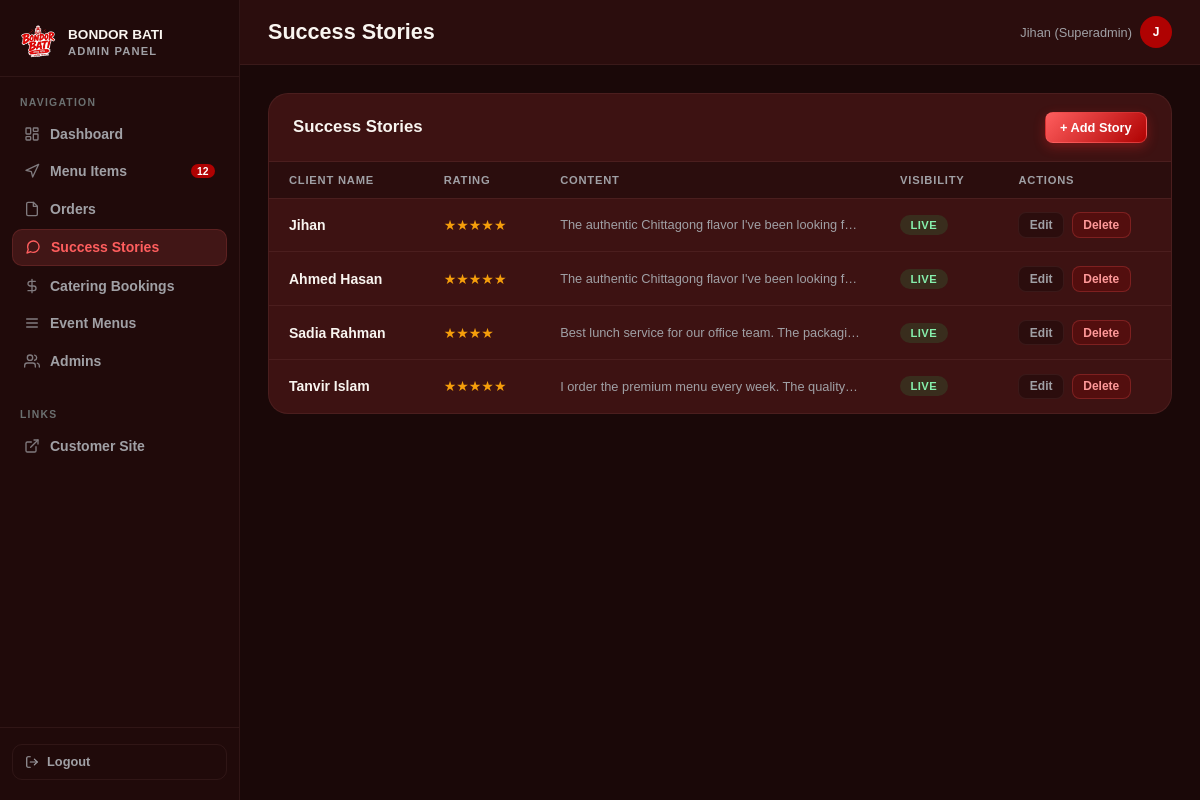
/admin/index.php?page=testimonials (signed in), run on the app's committed database.
### tables this page shows
CREATE TABLE `success_stories` (
  `id` bigint(20) unsigned NOT NULL AUTO_INCREMENT,
  `client_name` varchar(100) NOT NULL,
  `rating` tinyint(3) unsigned NOT NULL DEFAULT 5,
  `content` varchar(1000) NOT NULL,
  `is_visible` tinyint(1) NOT NULL DEFAULT 1,
  `created_at` timestamp NOT NULL DEFAULT current_timestamp(),
  `updated_at` timestamp NOT NULL DEFAULT current_timestamp() ON UPDATE current_timestamp(),
  PRIMARY KEY (`id`)
);

### admin/index.php (called while the page is built, shortened)
<?php
require dirname(__DIR__) . '/bootstrap.php';
(new \App\Controllers\AdminController())->handleRequest();

### bootstrap.php (called while the page is built, shortened)
<?php
spl_autoload_register(static function (string $class): void {
    $prefix = 'App\\';
    $relative = substr($class, strlen($prefix));
    $path = __DIR__ . '/src/' . str_replace('\\', '/', $relative) . '.php';
});
if (!function_exists('e')) {
    function e(mixed $value): string
    {
        return htmlspecialchars((string) $value, ENT_QUOTES | ENT_SUBSTITUTE, 'UTF-8');
    }
}

### src/Infrastructure/Persistence/MySQL/PdoAdminRepository.php (called while the page is built, shortened)
<?php
final readonly class PdoAdminRepository
{
    public function allSuccessStories(): array
    {
        $statement = $this->pdo->query(
            'SELECT id, client_name, rating, content, is_visible, created_at, updated_at
             FROM success_stories
             ORDER BY created_at DESC'
        );
        return $statement->fetchAll();
    }
}

### views/admin/testimonials.php (the view, shortened to what this page needs)
<div class="table-wrap">
    <div class="table-header">
        <h2>Success Stories</h2>
        <button class="btn btn-primary" id="addStoryBtn">+ Add Story</button>
    </div>
    <div class="table-scroll">
    <?php if (empty($successStories)): ?>
        <div class="empty-state"><div class="empty-state-icon">💬</div><p>No success stories added yet.</p></div>
    <?php else: ?>
    <table>
        <thead><tr>
            <th>Client Name</th>
            <th>Rating</th>
            <th class="hide-xs">Content</th>
            <th>Visibility</th>
            <th>Actions</th>
        </tr></thead>
        <tbody>
        <?php foreach ($successStories as $story): ?>
        <tr>
            <td style="font-family:'Nunito',sans-serif;font-weight:700;"><?= e($story['client_name']) ?></td>
            <td style="color:var(--yellow);"><?= str_repeat('★', (int)$story['rating']) ?></td>
            <td class="hide-xs" style="font-size:.8rem;color:var(--muted);max-width:300px;white-space:nowrap;overflow:hidden;text-overflow:ellipsis;">
                <?= e($story['content']) ?>
            </td>
            <td>
                <form method="POST" action="?page=testimonials" style="margin:0;">
                    <button type="submit" class="status-pill" style="border:none; cursor:pointer; <?= $story['is_visible'] ? 'color:#86efac;background:rgba(34,197,94,.15);' : 'color:#a0a0a5;background:var(--surface);' ?>">
                        <?= $story['is_visible'] ? 'Live' : 'Hidden' ?>
                    </button>
                </form>
            </td>
            <td>
                <div style="display:flex;gap:.5rem;">
                    <button class="btn btn-ghost btn-sm edit-story-btn"
                            data-id="<?= $story['id'] ?>"
                            data-name="<?= e($story['client_name']) ?>"
                            data-rating="<?= $story['rating'] ?>"
                            data-content="<?= e($story['content']) ?>">Edit</button>
                    <form method="POST" action="?page=testimonials" onsubmit="return confirm('Are you sure you want to delete this story?');" style="margin:0;">
                        <button type="submit" class="btn btn-danger btn-sm">Delete</button>
                    </form>
                </div>
            </td>
        </tr>
        <?php endforeach; ?>
        </tbody>
    </table>
    <?php endif; ?>
    </div>
</div>

### assets/css/admin-layout.css (style rules this page uses)
*, *::before, *::after { box-sizing: border-box; margin: 0; padding: 0; }
:root { --bg: #1a0808; --sidebar: #200a0a; --surface: #2b0d0d; --card: #3d1212; --card-hover: #4a1515; --border: rgba(255,180,180,0.07); --red: #af0202; --red-light: #ff5e5e; --red-glow: rgba(255,94,94,0.15); --yellow: #f59e0b; --green: #22c55e; --blue: #3b82f6; --purple: #8b5cf6; --text: #f9f5f0; --muted: #a0a0a5; --muted2: #6b7070; --input-bg: #2b0d0d; --sidebar-w: 240px; }
html { scroll-behavior: smooth; }
body { background: var(--bg); font-family: 'Plus Jakarta Sans', sans-serif; color: var(--text); min-height: 100vh; display: flex; }
.table-wrap { background: var(--card); border: 1px solid var(--border); border-radius: 1.25rem; overflow: hidden; }
.table-header { display: flex; align-items: center; justify-content: space-between; padding: 1.1rem 1.5rem; border-bottom: 1px solid var(--border); gap: 1rem; flex-wrap: wrap; }
.table-header h2 { font-family: 'Nunito', sans-serif; font-weight: 800; font-size: 1.05rem; }
table { width: 100%; border-collapse: collapse; }
thead th { font-size: .7rem; font-weight: 700; text-transform: uppercase; letter-spacing: .07em; color: var(--muted); padding: .75rem 1.25rem; text-align: left; border-bottom: 1px solid var(--border); background: var(--surface); }
tbody tr { border-bottom: 1px solid var(--border); transition: background .15s; }
tbody tr:last-child { border-bottom: none; }
tbody td { padding: .85rem 1.25rem; font-size: .875rem; vertical-align: middle; }
.status-pill { display: inline-flex; align-items: center; gap: .35rem; padding: .25rem .65rem; border-radius: 9999px; font-size: .7rem; font-weight: 700; letter-spacing: .04em; text-transform: uppercase; border: 1px solid; }
.btn { display: inline-flex; align-items: center; gap: .35rem; padding: .45rem .9rem; border-radius: .5rem; font-family: 'Nunito', sans-serif; font-weight: 700; font-size: .8rem; cursor: pointer; border: 1px solid transparent; transition: all .2s; text-decoration: none; }
.btn-primary { background: linear-gradient(135deg, #ff5e5e, #af0202); color: #fff; box-shadow: 0 4px 12px rgba(255,40,40,.3); border-color: rgba(255,100,100,.4); }
.btn-ghost { background: var(--surface); color: var(--muted); border-color: var(--border); }
.btn-danger { background: rgba(175,2,2,.2); color: #ff9999; border-color: rgba(255,90,90,.25); }
.btn-sm { padding: .3rem .65rem; font-size: .75rem; }
html, body { overflow-x: hidden; }
.table-scroll { overflow-x: auto; -webkit-overflow-scrolling: touch; }

### data on the page
success_stories: client_name "Jihan", rating "★★★★★", content "The authentic Chittagong flavor I've been looking f…", is_visible "LIVE"
success_stories: client_name "Ahmed Hasan", rating "★★★★★", content "The authentic Chittagong flavor I've been looking f…", is_visible "LIVE"
success_stories: client_name "Sadia Rahman", rating "★★★★", content "Best lunch service for our office team. The packagi…", is_visible "LIVE"
success_stories: client_name "Tanvir Islam", rating "★★★★★", content "I order the premium menu every week. The quality…", is_visible "LIVE"

### other printed values
$counts['menu_items'] "12"
$_SESSION['admin_name'] "Jihan"
$_SESSION['admin_role'] "Superadmin"
substr($_SESSION['admin_name'] ?? 'A', 0, 1) "J"
